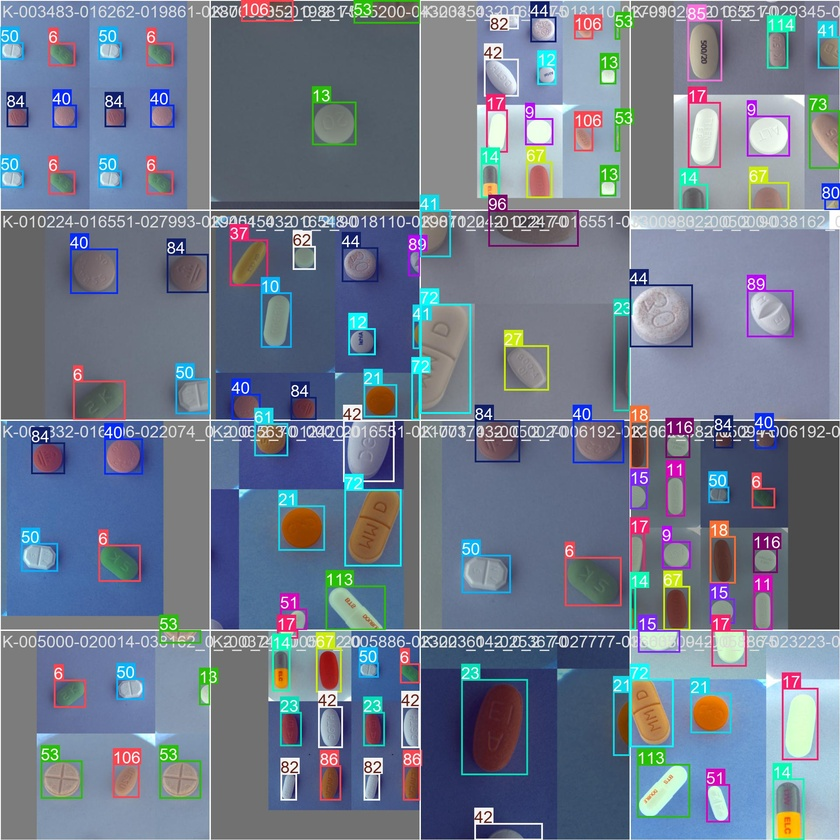
#> input picture artifacts/runs/yolo11n_main_v2/train_batch0.jpg, 840 x 840 px, shrunk from 1920 x 1920 before the run; its folder holds only this picture in this run
$ python -i CLAHE_and_sharpening.py   (imports and definitions only)
#> lines starting #> are read from the running program, lines starting #| are printed output that depends on the picture
'''
흐릿한 알약 이미지에 CLAHE와 Sharpening을 적용하여,
FT(Fine-Tuning) 학습에 최적화된 데이터셋을 구성하는 코드입니다.
경로 혼선을 방지하기 위해 절대경로로 작성되었으므로, 실행 전 사용자 환경에 맞춰 경로를 수정해 주세요.
'''
import cv2
import numpy as np
from pathlib import Path
from tqdm import tqdm

def apply_enhancement(img_path, dst_path):
    """CLAHE와 Sharpening을 적용하여 이미지를 저장합니다."""
#> called with dst_path = 'out.png'
    # 한글 경로 대응 읽기
    img_array = np.fromfile(str(img_path), np.uint8)
    img = cv2.imdecode(img_array, cv2.IMREAD_COLOR)
#> img is the input picture: shape (840, 840, 3); mean B, G, R 141.5, 123.3, 112.8

    if img is None:
        return False

    # 1. CLAHE (Contrast 최적화)
    lab = cv2.cvtColor(img, cv2.COLOR_BGR2LAB)
#> lab: shape (840, 840, 3); mean of channels 0, 1, 2 131.6, 130, 117.3
    l, a, b = cv2.split(lab)
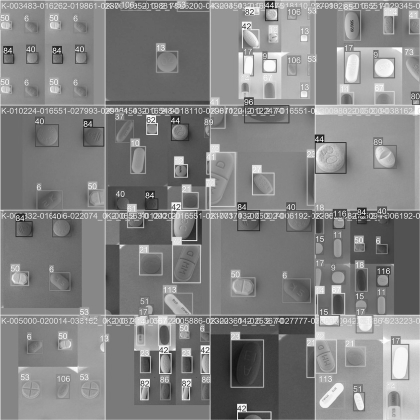
#> l: shape (840, 840) (shown at 1/2 size); min 6, max 255, mean 131.6
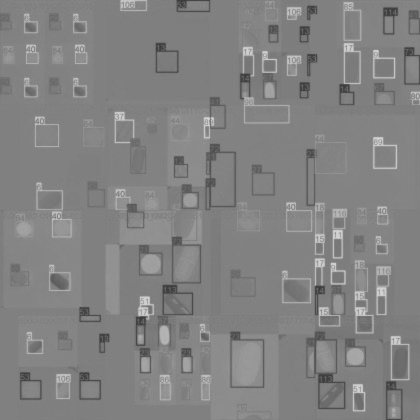
#> a: shape (840, 840) (shown at 1/2 size); min 59, max 217, mean 130
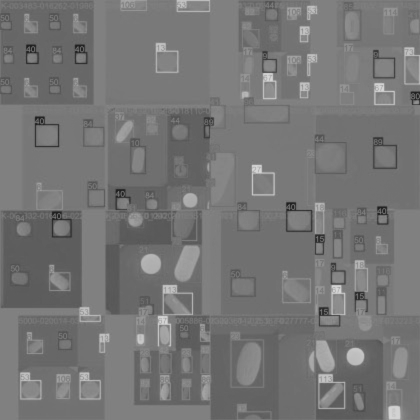
#> b: shape (840, 840) (shown at 1/2 size); min 26, max 215, mean 117.3
    clahe = cv2.createCLAHE(clipLimit=2.0, tileGridSize=(8, 8))
    cl = clahe.apply(l)
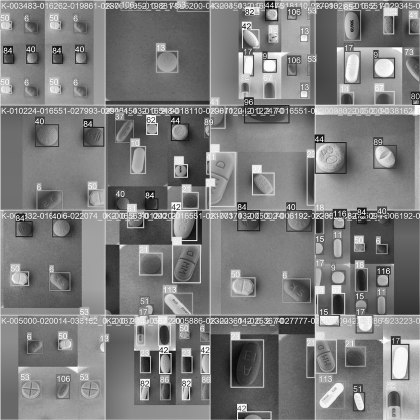
#> cl: shape (840, 840) (shown at 1/2 size); min 3, max 255, mean 125.3
    limg = cv2.merge((cl, a, b))
#> limg: shape (840, 840, 3); mean of channels 0, 1, 2 125.3, 130, 117.3
    img_processed = cv2.cvtColor(limg, cv2.COLOR_LAB2BGR)
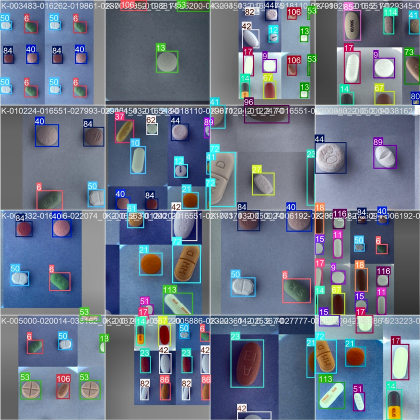
#> img_processed: shape (840, 840, 3) (shown at 1/2 size); mean B, G, R 135.4, 117.5, 106.6

    # 2. Sharpening (경계선 강화)
    kernel = np.array([[-1, -1, -1],
                       [-1,  9, -1],
                       [-1, -1, -1]])
    img_processed = cv2.filter2D(img_processed, -1, kernel)
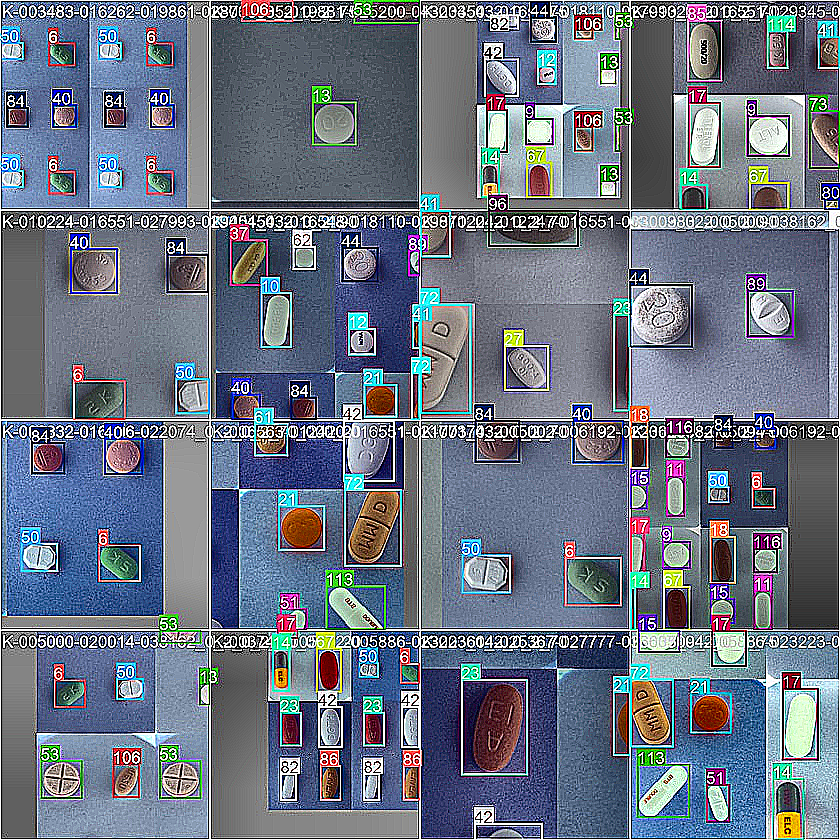
#> img_processed: shape (840, 840, 3); mean B, G, R 130.8, 115.3, 106.3

    # 3. 한글 경로 대응 저장
#> (the run stopped early here; a loop or call above may not have finished)

$ run again, on artifacts/runs/yolo11n_main_v2/train_batch1.jpg
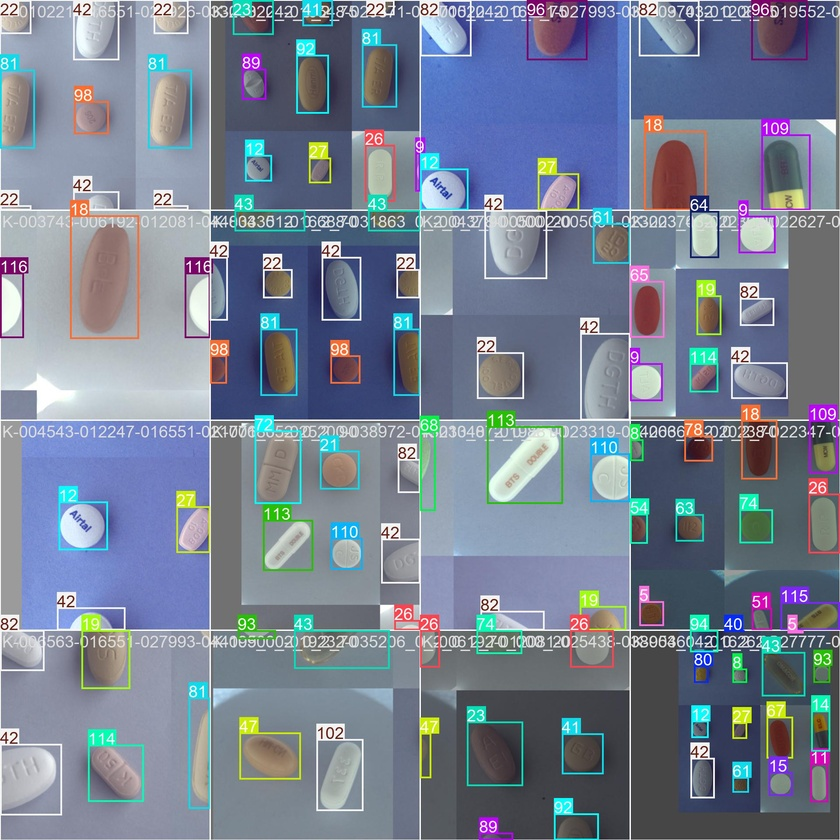
#> input picture artifacts/runs/yolo11n_main_v2/train_batch1.jpg, 840 x 840 px, shrunk from 1920 x 1920 before the run
#> in apply_enhancement, img is the input picture: shape (840, 840, 3); mean B, G, R 146.5, 129.2, 118.7
#> lab: shape (840, 840, 3); mean of channels 0, 1, 2 137, 129.6, 117.8
#> in apply_enhancement, `cl = clahe.apply(l)`:
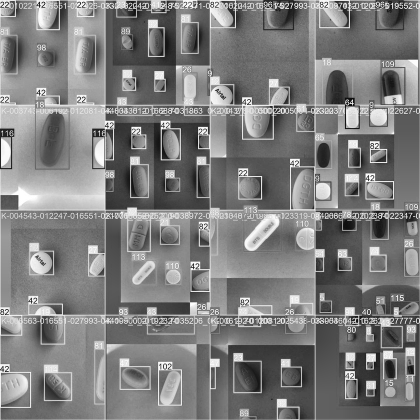
#> cl: shape (840, 840) (shown at 1/2 size); min 3, max 255, mean 125.6
#> limg: shape (840, 840, 3); mean of channels 0, 1, 2 125.6, 129.6, 117.8
#> in apply_enhancement, `img_processed = cv2.filter2D(img_processed, -1, kernel)`:
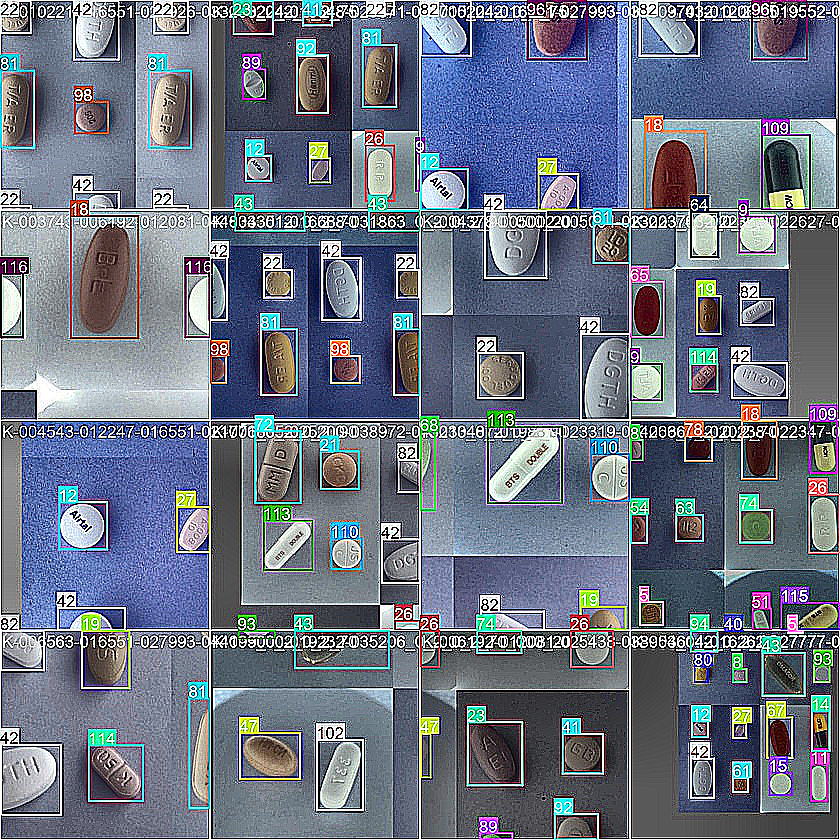
#> img_processed: shape (840, 840, 3); mean B, G, R 131.1, 115.2, 107.1

$ run again, on artifacts/runs/yolo11n_main_v2/train_batch19890.jpg
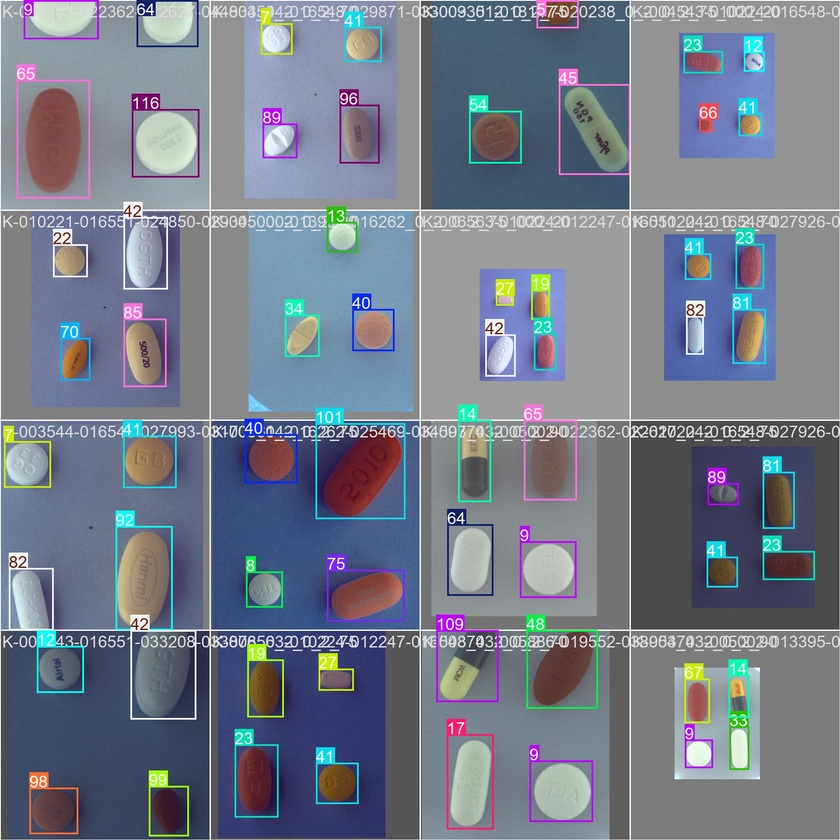
#> input picture artifacts/runs/yolo11n_main_v2/train_batch19890.jpg, 840 x 840 px, shrunk from 1920 x 1920 before the run
#> in apply_enhancement, img is the input picture: shape (840, 840, 3); mean B, G, R 137.8, 123.7, 117.1
#> lab: shape (840, 840, 3); mean of channels 0, 1, 2 132, 130.1, 119.8
#> in apply_enhancement, `cl = clahe.apply(l)`:
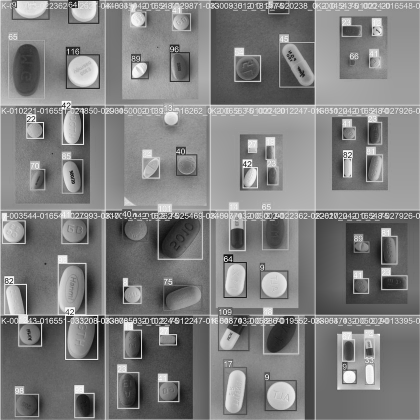
#> cl: shape (840, 840) (shown at 1/2 size); min 3, max 255, mean 128
#> limg: shape (840, 840, 3); mean of channels 0, 1, 2 128, 130.1, 119.8
#> in apply_enhancement, `img_processed = cv2.filter2D(img_processed, -1, kernel)`:
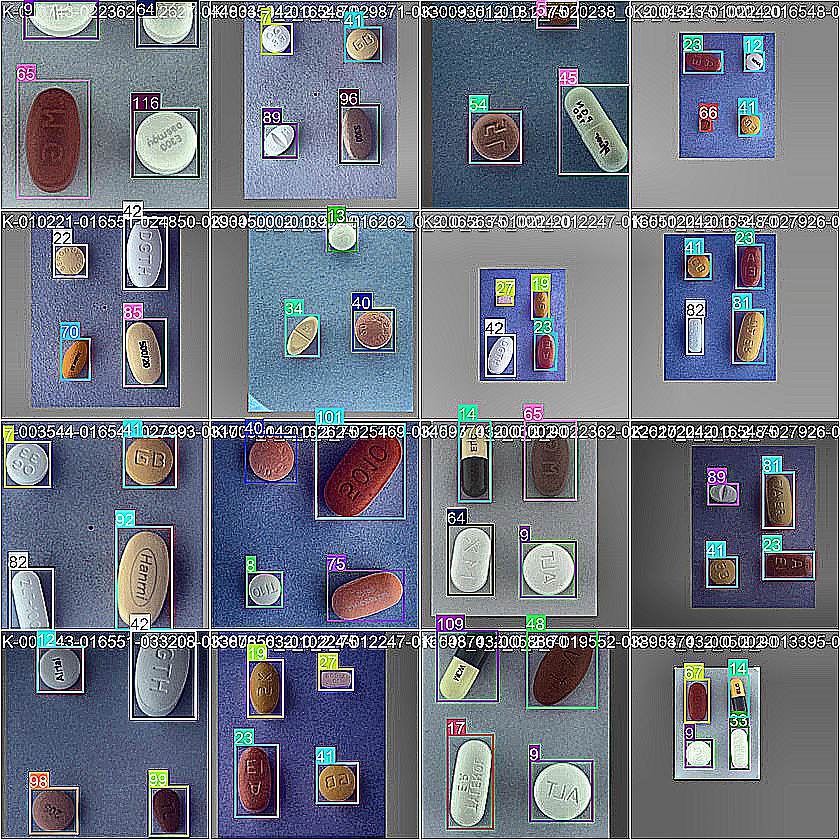
#> img_processed: shape (840, 840, 3); mean B, G, R 129.6, 117.6, 112.2
